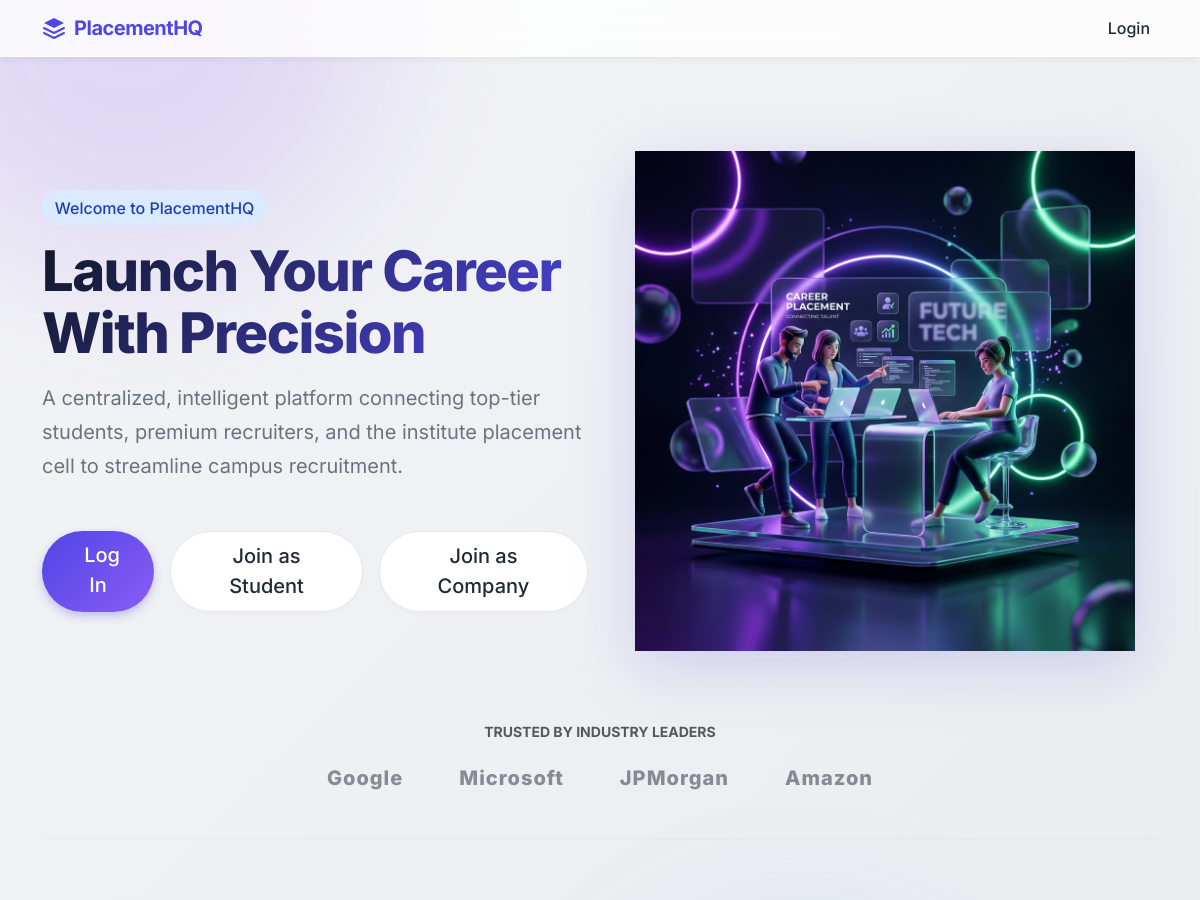
/ (signed in, upper part), run on an earlier commit of the app's database.
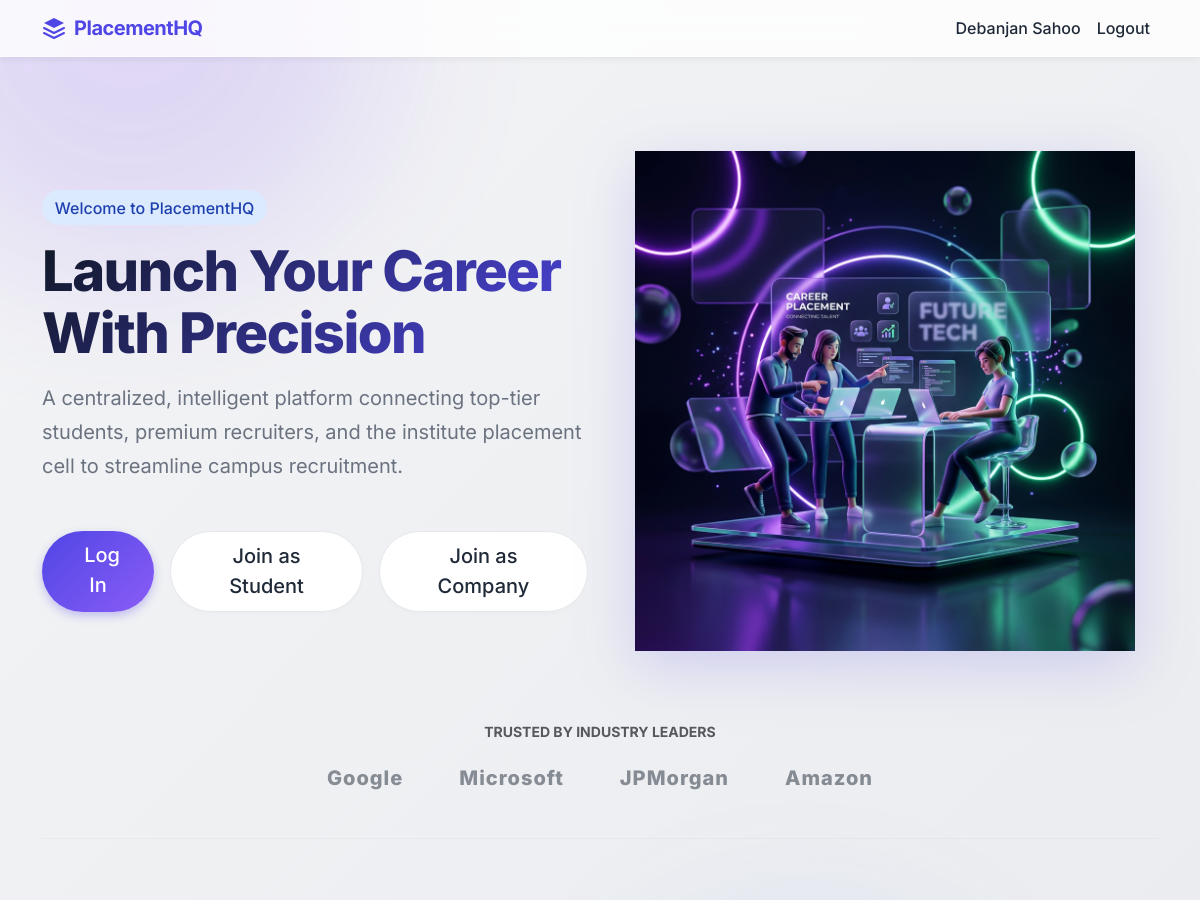
And on a later commit of the database.
### backend/models.py (models this page shows, shortened)
class User(db.Model, UserMixin):
    __tablename__ = "user"
    id = db.Column(db.Integer, primary_key=True)
    full_name = db.Column(db.String(100), nullable=False)
    email = db.Column(db.String(120), unique=True, nullable=False)
    password = db.Column(db.String(200), nullable=False)
    role = db.Column(db.String(20), nullable=False)
    is_active = db.Column(db.Boolean, default=True)
    created_at = db.Column(db.DateTime, default=datetime.utcnow)
    company_profile = db.relationship(
        "CompanyProfile", backref="user", uselist=False, cascade="all, delete"
    )
    student_profile = db.relationship(
        "StudentProfile", backref="user", uselist=False, cascade="all, delete"
    )
    applications = db.relationship(
        "Application", backref="student", cascade="all, delete", lazy=True
    )

### backend/controllers.py (the view)
@bp.route("/")
def home():
    return render_template("index.html")

### backend/__init__.py (called while the page is built)
def create_app():
    app = Flask(__name__, template_folder="../templates", static_folder="../static")
    app.config["SQLALCHEMY_DATABASE_URI"] = os.getenv(
        "DATABASE_URL",
        "sqlite:///PLACEMENT_PORTAL.sqlite3"
    )
    app.config["SQLALCHEMY_TRACK_MODIFICATIONS"] = False
    app.config["SECRET_KEY"] = os.getenv("SECRET_KEY", "placement_secret_key")
    app.debug = True
    db.init_app(app)
    login_manager = LoginManager()
    login_manager.login_view = "main.login"
    login_manager.init_app(app)
    @login_manager.user_loader
    def load_user(user_id):
        return User.query.get(int(user_id))
    from .controllers import bp
    app.register_blueprint(bp)
    from .api import api_bp
    app.register_blueprint(api_bp)
    return app

### templates/index.html (shortened to what this page needs)
{% extends "base.html" %}
{% block body_class %}{% endblock %}
{% block content %}
<div class="blob-container">
    <div class="blob blob-1"></div>
</div>
<div class="row align-items-center py-5 animate-fade-in" style="min-height: 80vh;">
    <div class="col-lg-6 mb-5 mb-lg-0 text-center text-lg-start">
        <div class="badge-soft-primary mb-3 d-inline-block">Welcome to PlacementHQ</div>
        <h1 class="hero-title"
            style="background: linear-gradient(135deg, #111827 0%, #4F46E5 100%); -webkit-background-clip: text; -webkit-text-fill-color: transparent;">
            Launch Your Career<br>With Precision
        </h1>
        <p class="hero-subtitle mb-5 mx-auto mx-lg-0">
            A centralized, intelligent platform connecting top-tier students, premium recruiters, and the institute
            placement cell to streamline campus recruitment.
        </p>
        <div class="d-flex flex-column flex-sm-row justify-content-center justify-content-lg-start gap-3">
            <a href="{{ url_for('main.login') }}" class="btn btn-premium btn-lg">
                 Log In
            </a>
            <a href="{{ url_for('main.student_register') }}" class="btn btn-secondary-premium btn-lg">
                Join as Student
            </a>
            <a href="{{ url_for('main.company_register') }}" class="btn btn-secondary-premium btn-lg">
                Join as Company
            </a>
        </div>
    </div>
    <div class="col-lg-6 text-center position-relative">
        <img src="{{ url_for('static', filename='images/hero_image.png') }}" class="img-fluid floating-image"
            alt="Placement Portal Abstract Tech"
            style="max-height: 500px; filter: drop-shadow(0 15px 30px rgba(79, 70, 229, 0.2)); object-fit: contain;">
    </div>
</div>
<div class="text-center mb-5 animate-fade-in" style="animation-delay: 0.3s; opacity: 0; animation-fill-mode: forwards;">
    <p class="text-uppercase tracking-widest text-muted small fw-bold mb-4">Trusted by Industry Leaders</p>
    <div class="d-flex justify-content-center flex-wrap gap-4 opacity-50">
        <h5 class="mx-3 m-0" style="font-weight: 800; letter-spacing: 1px; color: var(--dark-text);">Google</h5>
        <h5 class="mx-3 m-0" style="font-weight: 800; letter-spacing: 1px; color: var(--dark-text);">Microsoft</h5>
        <h5 class="mx-3 m-0" style="font-weight: 800; letter-spacing: 1px; color: var(--dark-text);">JPMorgan</h5>
        <h5 class="mx-3 m-0" style="font-weight: 800; letter-spacing: 1px; color: var(--dark-text);">Amazon</h5>
    </div>
</div>
<hr style="border-color: rgba(0,0,0,0.1);" class="my-5">
<div class="row text-center mb-5 py-4">
</div>
{% endblock %}

### templates/base.html (shortened to what this page needs)
<!DOCTYPE html>
<html lang="en">
<head>
    <link
      href="https://cdn.jsdelivr.net/npm/bootstrap@5.3.2/dist/css/bootstrap.min.css"
      rel="stylesheet"
    >
    <link rel="stylesheet" href="{{ url_for('static', filename='css/styles.css') }}">
</head>
<body class="{% block body_class %}{% endblock %}">
<nav class="navbar navbar-expand-lg navbar-glass">
    <div class="container">
        <a class="navbar-brand d-flex align-items-center" href="/">
            <svg class="me-2" width="24" height="24" viewBox="0 0 24 24" fill="none" xmlns="http://www.w3.org/2000/svg">
                <path d="M12 2L2 7L12 12L22 7L12 2Z" fill="#4F46E5"/>
                <path d="M2 17L12 22L22 17M2 12L12 17L22 12" stroke="#4F46E5" stroke-width="2" stroke-linecap="round" stroke-linejoin="round"/>
            </svg>
            PlacementHQ
        </a>
        <div class="collapse navbar-collapse">
            <ul class="navbar-nav ms-auto">
                {% if current_user.is_authenticated %}
                    <li class="nav-item">
                        <span class="nav-link">
                            {{ current_user.full_name }}
                        </span>
                    </li>
                    <li class="nav-item">
                        <a class="nav-link" href="{{ url_for('main.logout') }}">Logout</a>
                    </li>
                {% else %}
                    <li class="nav-item">
                        <a class="nav-link" href="{{ url_for('main.login') }}">Login</a>
                    </li>
                {% endif %}
            </ul>
        </div>
    </div>
</nav>
<div class="container mt-4">
    {% block content %}{% endblock %}
</div>
</body>
</html>

What changed in the data, as far as the page shows it:
now on this page (row edited): User: full_name "Debanjan Sahoo"
changed User: is_active False → True (drawn)
Also different on the page:
text no longer shown: "Login"
text now shown: "Logout"
